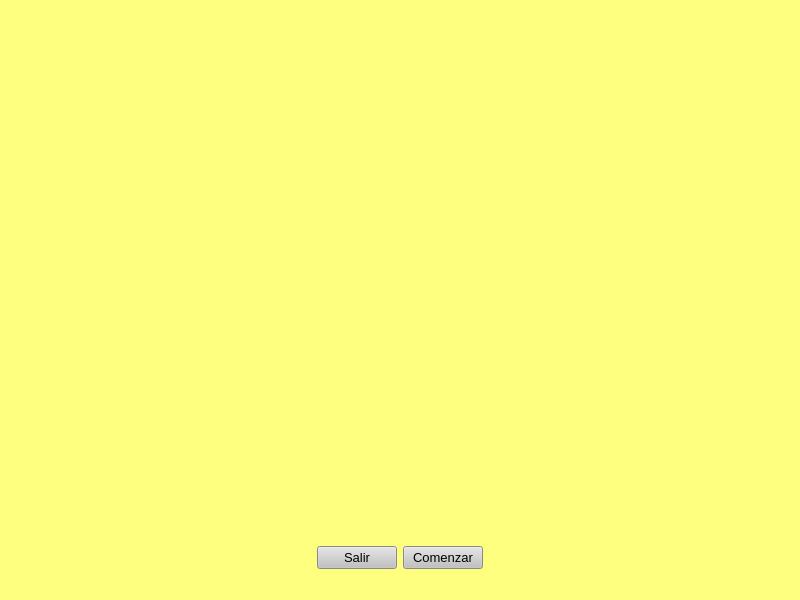
<?xml version="1.0" encoding="UTF-8"?>
<ui version="4.0">
 <class>MainWindow</class>
 <widget class="QMainWindow" name="MainWindow">
  <property name="geometry">
   <rect>
    <x>0</x>
    <y>0</y>
    <width>800</width>
    <height>600</height>
   </rect>
  </property>
  <property name="windowTitle">
   <string>MainWindow</string>
  </property>
  <property name="styleSheet">
   <string notr="true">background-color: rgb(255, 255, 127);</string>
  </property>
  <widget class="QWidget" name="centralwidget">
   <layout class="QGridLayout" name="gridLayout">
    <item row="1" column="0">
     <layout class="QHBoxLayout" name="horizontalLayout_2">
      <item>
       <spacer name="horizontalSpacer">
        <property name="orientation">
         <enum>Qt::Horizontal</enum>
        </property>
        <property name="sizeHint" stdset="0">
         <size>
          <width>40</width>
          <height>20</height>
         </size>
        </property>
       </spacer>
      </item>
      <item>
       <layout class="QHBoxLayout" name="horizontalLayout">
        <item>
         <widget class="QPushButton" name="pushButton_S">
          <property name="font">
           <font>
            <pointsize>10</pointsize>
            <weight>50</weight>
            <bold>false</bold>
           </font>
          </property>
          <property name="styleSheet">
           <string notr="true">background-color: rgb(193, 193, 193);</string>
          </property>
          <property name="text">
           <string>Salir</string>
          </property>
         </widget>
        </item>
        <item>
         <widget class="QPushButton" name="pushButton_C">
          <property name="font">
           <font>
            <pointsize>10</pointsize>
            <weight>50</weight>
            <bold>false</bold>
           </font>
          </property>
          <property name="styleSheet">
           <string notr="true">background-color: rgb(193, 193, 193);</string>
          </property>
          <property name="text">
           <string>Comenzar</string>
          </property>
         </widget>
        </item>
       </layout>
      </item>
      <item>
       <spacer name="horizontalSpacer_2">
        <property name="orientation">
         <enum>Qt::Horizontal</enum>
        </property>
        <property name="sizeHint" stdset="0">
         <size>
          <width>40</width>
          <height>20</height>
         </size>
        </property>
       </spacer>
      </item>
     </layout>
    </item>
    <item row="0" column="0">
     <widget class="QLabel" name="label">
      <property name="styleSheet">
       <string notr="true">image: url(:/Logo/LogoU.png);</string>
      </property>
      <property name="text">
       <string/>
      </property>
     </widget>
    </item>
   </layout>
  </widget>
  <widget class="QMenuBar" name="menubar">
   <property name="geometry">
    <rect>
     <x>0</x>
     <y>0</y>
     <width>800</width>
     <height>21</height>
    </rect>
   </property>
  </widget>
  <widget class="QStatusBar" name="statusbar"/>
 </widget>
 <resources>
  <include location="LogoU.qrc"/>
  <include location="integrantes.qrc"/>
  <include location="Motor.qrc"/>
 </resources>
 <connections/>
</ui>
